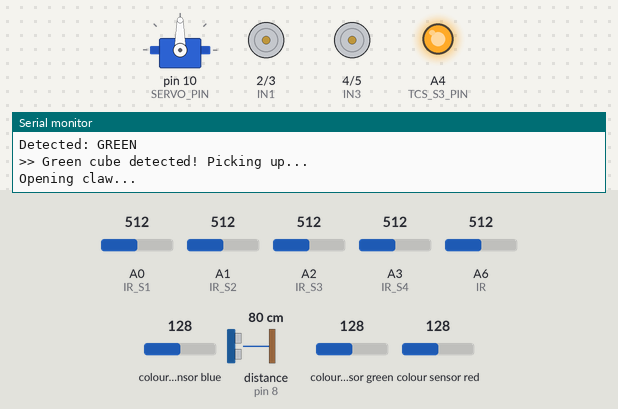
The sketch below on a simulated Arduino Uno, built with avr-gcc and run on an emulated ATmega328P. Parts: servo, motor-driver pin pairs drawn as motors (green arrow = first pin HIGH = forward, orange = second pin HIGH = backward, longer = more drive, scaled by the enable pin), output pins drawn as LEDs (lit = HIGH), the last lines printed to the serial monitor. Wiring (inferred from the names in the program): ultrasonic range finder: trigger pin 7; echo pin 8; TCS3200 colour sensor: output A5; S2 pin 13; S3 A2; S0 pin 11; S1 pin 12. Inputs (shaded band) come from the test bench; at power-on: A1 (IR_S2) = 512, A0 (IR_S1) = 512, A3 (IR_S4) = 512, A6 (IR) = 512, A2 (IR_S3) = 512, colour sensor blue 128, distance to the obstacle (sensor on pin 8) 80 cm, colour sensor green 128, colour sensor red 128. The echo pulse lasts 58.3 µs per cm; pins used as bus, display or sensor lines are not drawn.

Above: at 4.7 s.
4.8 s: A1 (IR_S2) set to 490
At 6.3 s:
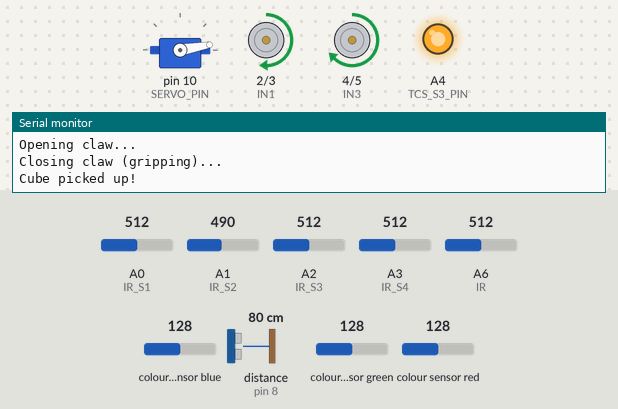
7.1 s: A0 (IR_S1) set to 486
At 8.2 s:
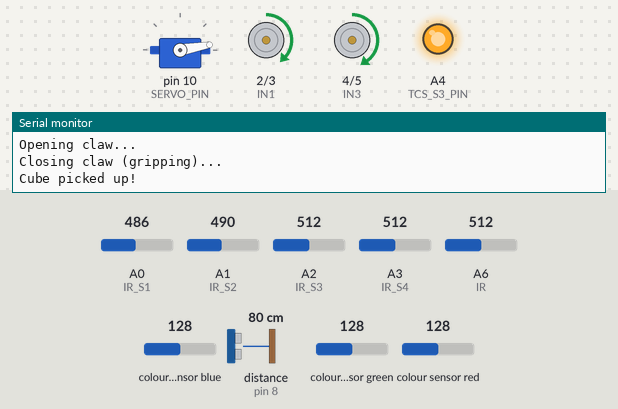
8.6 s: A3 (IR_S4) set to 490
At 9.0 s:
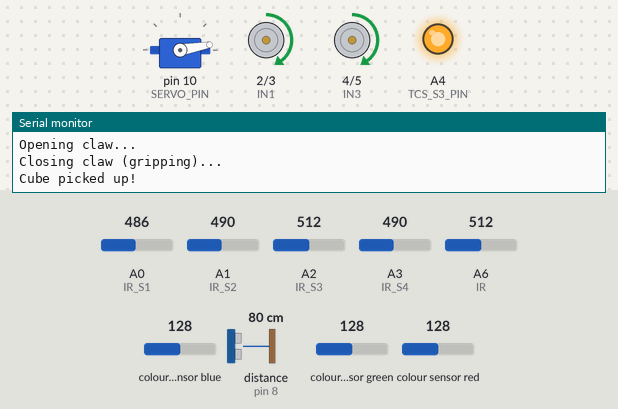
10.1 s: A6 (IR) set to 486
At 11.3 s:
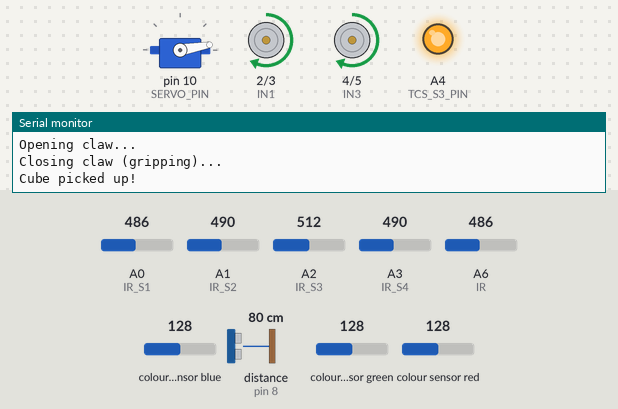
11.6 s: A1 (IR_S2) set to 716
At 12.8 s:
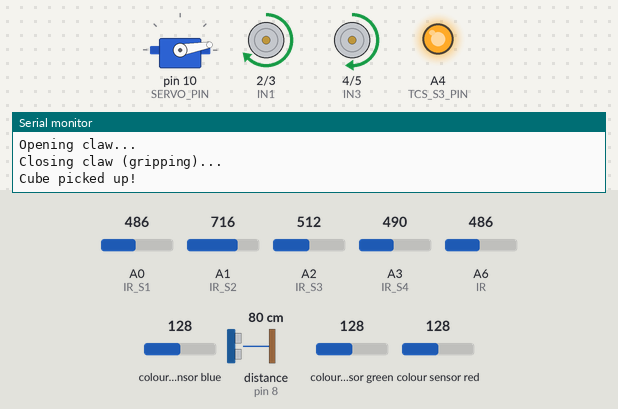
13.1 s: A0 (IR_S1) set to 510
At 13.9 s:
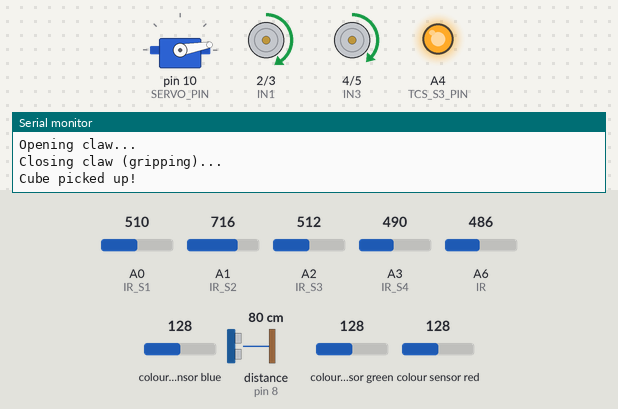
Timing chart, 0 to 15.6 s (numbered marks = the images above; inputs shaded):
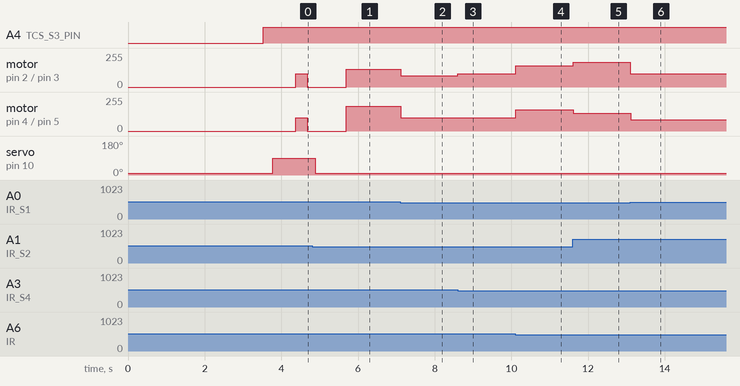

Measured:
- the behaviour switches between 501 and 500 on A0 (IR_S1) (found by bisection; images 1 and 2)
- the behaviour switches between 501 and 500 on A6 (IR) (found by bisection; images 3 and 4)
- after the input at 4.8 s, motor on pin 2 (IN1) / pin 3 (IN2): stopped → forward 135/255 after 0.89 s; motor on pin 4 (IN3) / pin 5 (IN4): stopped → forward 185/255 after 0.89 s
- after the input at 7.1 s, motor on pin 2 (IN1) / pin 3 (IN2): forward 135/255 → forward 85/255 at once; motor on pin 4 (IN3) / pin 5 (IN4): forward 185/255 → forward 100/255 at once
- after the input at 8.6 s, motor on pin 2 (IN1) / pin 3 (IN2): forward 85/255 → forward 100/255 at once
- after the input at 10.1 s, motor on pin 2 (IN1) / pin 3 (IN2), motor on pin 4 (IN3) / pin 5 (IN4): forward 100/255 → forward 160/255 at once
- after the input at 11.6 s, motor on pin 2 (IN1) / pin 3 (IN2): forward 160/255 → forward 185/255 at once; motor on pin 4 (IN3) / pin 5 (IN4): forward 160/255 → forward 135/255 at once
- after the input at 13.1 s, motor on pin 2 (IN1) / pin 3 (IN2): forward 185/255 → forward 100/255 at once; motor on pin 4 (IN3) / pin 5 (IN4): forward 135/255 → forward 85/255 at once

The sketch:

robot_arduino_uno_5sensor.ino
```cpp
/*
 * ============================================================
 *  LINE FOLLOWING ROBOT - ARDUINO UNO (TESTING VERSION)
 * ============================================================
 *  Hardware:
 *    - Arduino Uno
 *    - 5x IR Sensors (Analog Output)
 *    - TCS230 Color Sensor
 *    - HC-SR04 Ultrasonic Sensor
 *    - L298N Motor Driver
 *    - SG90 Servo Gripper (SNM200 Claw - 1 servo used)
 *
 *  Arena Tasks:
 *    1. Follow yellow line from Start to End
 *    2. Detect & avoid 2 red obstacles
 *    3. Detect green cube → pick it up
 *    4. Reach End zone → drop/place green cube
 *
 *  Author  : EC6090 Mini Project 2026
 *  Board   : Arduino Uno (migrate to ESP32 later)
 * ============================================================
 */

#include <Servo.h>
#include <Wire.h>

// ============================================================
//  PIN DEFINITIONS
// ============================================================

// --- IR Sensors (Analog) ---
// Layout: S1(Far Left) ... S5(Far Right)
#define IR_S1   A0   // Far Left
#define IR_S2   A1   // Mid Left
#define IR_S3   A2   // Center
#define IR_S4   A3   // Mid Right
#define IR_S5   A6   // Far Right  (A6/A7 = analog only on Uno)

// --- Ultrasonic Sensor (HC-SR04) ---
#define TRIG_PIN  7
#define ECHO_PIN  8

// --- L298N Motor Driver ---
#define ENA     9    // PWM - Left motor speed
#define IN1     2    // Left motor direction
#define IN2     3    // Left motor direction
#define IN3     4    // Right motor direction
#define IN4     5    // Right motor direction
#define ENB     6    // PWM - Right motor speed

// --- Servo Gripper (SG90) ---
#define SERVO_PIN  10

// --- TCS230 Color Sensor ---
#define TCS_S0   A7   // Note: A7 analog only - we use as output workaround
// Better: use digital pins for TCS230
// Remapped below using actual digital pins:
#define TCS_S0_PIN  11
#define TCS_S1_PIN  12
#define TCS_S2_PIN  13
#define TCS_S3_PIN  A4   // used as digital
#define TCS_OUT_PIN A5   // used as digital input (frequency out)

// ============================================================
//  CONSTANTS & THRESHOLDS
// ============================================================

// IR sensor threshold - tune based on your surface
// Analog value: higher = darker surface (on yellow line)
// You MUST calibrate these on your actual arena floor!
#define IR_THRESHOLD     500   // values above = ON LINE (yellow)

// Ultrasonic obstacle distance threshold (cm)
#define OBSTACLE_DIST    15    // stop if object closer than 15cm

// Motor speeds (0-255)
#define BASE_SPEED       160   // normal line following speed
#define TURN_SPEED       130   // speed during corrections
#define SHARP_TURN_SPEED 100   // speed during sharp turns
#define AVOID_SPEED      140   // speed during obstacle avoidance

// PD Controller gains - TUNE THESE on actual arena
float Kp = 25.0;
float Kd = 12.0;

// Servo angles
#define SERVO_OPEN    90    // Claw open (release cube)
#define SERVO_CLOSED  10    // Claw closed (grip cube)

// Color sensor timing
#define COLOR_SAMPLE_TIME  100  // ms to sample color

// ============================================================
//  GLOBAL VARIABLES
// ============================================================

Servo gripperServo;

// IR sensor readings
int irRaw[5];
int irBinary[5];   // 1 = on line, 0 = off line

// PD control
int lastError = 0;

// Robot state machine
enum RobotState {
  STATE_LINE_FOLLOW,
  STATE_OBSTACLE_DETECTED,
  STATE_AVOID_LEFT,
  STATE_AVOID_RIGHT,
  STATE_REJOIN_LINE,
  STATE_PICK_CUBE,
  STATE_CARRYING,
  STATE_DROP_CUBE,
  STATE_DONE
};

RobotState currentState = STATE_LINE_FOLLOW;

// Cube tracking
bool cubePickedUp = false;
int obstaclesAvoided = 0;

// Color sensor variables
int redFreq   = 0;
int greenFreq = 0;
int blueFreq  = 0;

// ============================================================
//  SETUP
// ============================================================
void setup() {
  Serial.begin(9600);
  Serial.println("Robot Initializing...");

  // IR sensor pins (analog - no pinMode needed for INPUT)

  // Ultrasonic
  pinMode(TRIG_PIN, OUTPUT);
  pinMode(ECHO_PIN, INPUT);

  // Motor driver
  pinMode(ENA, OUTPUT);
  pinMode(IN1, OUTPUT);
  pinMode(IN2, OUTPUT);
  pinMode(IN3, OUTPUT);
  pinMode(IN4, OUTPUT);
  pinMode(ENB, OUTPUT);

  // Servo
  gripperServo.attach(SERVO_PIN);
  gripperServo.write(SERVO_CLOSED);  // Start with claw closed
  delay(500);

  // TCS230 Color Sensor
  pinMode(TCS_S0_PIN, OUTPUT);
  pinMode(TCS_S1_PIN, OUTPUT);
  pinMode(TCS_S2_PIN, OUTPUT);
  pinMode(TCS_S3_PIN, OUTPUT);
  pinMode(TCS_OUT_PIN, INPUT);

  // Set TCS230 frequency scaling to 20%
  digitalWrite(TCS_S0_PIN, HIGH);
  digitalWrite(TCS_S1_PIN, LOW);

  // Stop motors initially
  stopMotors();

  Serial.println("Robot Ready! Starting in 3 seconds...");
  delay(3000);
}

// ============================================================
//  MAIN LOOP
// ============================================================
void loop() {
  readIRSensors();
  float distance = readUltrasonic();

  switch (currentState) {

    case STATE_LINE_FOLLOW:
      // Check for obstacle first
      if (distance < OBSTACLE_DIST && distance > 0) {
        Serial.println(">> Obstacle detected!");
        stopMotors();
        delay(300);
        currentState = STATE_OBSTACLE_DETECTED;
        break;
      }
      // Check for green cube (only if not yet picked)
      if (!cubePickedUp) {
        if (detectColor() == 'G') {
          Serial.println(">> Green cube detected! Picking up...");
          stopMotors();
          delay(200);
          currentState = STATE_PICK_CUBE;
          break;
        }
      }
      // Normal line following with PD control
      followLine();
      break;

    case STATE_OBSTACLE_DETECTED:
      // Check color - if RED, it's an obstacle to avoid
      if (detectColor() == 'R' || obstaclesAvoided < 2) {
        Serial.println(">> Red obstacle - avoiding LEFT");
        currentState = STATE_AVOID_LEFT;
      } else {
        // Unknown object, try to go around
        currentState = STATE_AVOID_LEFT;
      }
      break;

    case STATE_AVOID_LEFT:
      avoidObstacleLeft();
      obstaclesAvoided++;
      currentState = STATE_REJOIN_LINE;
      break;

    case STATE_REJOIN_LINE:
      rejoinLine();
      currentState = STATE_LINE_FOLLOW;
      break;

    case STATE_PICK_CUBE:
      pickUpCube();
      cubePickedUp = true;
      currentState = STATE_CARRYING;
      break;

    case STATE_CARRYING:
      // Continue line following while carrying cube
      if (distance < OBSTACLE_DIST && distance > 0) {
        // Reached end zone marker or obstacle
        // Check if all sensors lose line = end zone
        int lineSum = 0;
        for (int i = 0; i < 5; i++) lineSum += irBinary[i];
        if (lineSum == 0) {
          // All sensors off line = END ZONE
          currentState = STATE_DROP_CUBE;
        }
      }
      // Check end zone - if line ends (all sensors off)
      int lineSum2 = 0;
      for (int i = 0; i < 5; i++) lineSum2 += irBinary[i];
      if (lineSum2 == 0 && cubePickedUp) {
        Serial.println(">> End zone reached! Dropping cube...");
        stopMotors();
        delay(300);
        currentState = STATE_DROP_CUBE;
      } else {
        followLine();
      }
      break;

    case STATE_DROP_CUBE:
      dropCube();
      currentState = STATE_DONE;
      break;

    case STATE_DONE:
      stopMotors();
      Serial.println(">> TASK COMPLETE!");
      // Blink or signal completion
      delay(1000);
      break;
  }
}

// ============================================================
//  IR SENSOR READING
// ============================================================
void readIRSensors() {
  irRaw[0] = analogRead(IR_S1);
  irRaw[1] = analogRead(IR_S2);
  irRaw[2] = analogRead(IR_S3);
  irRaw[3] = analogRead(IR_S4);
  irRaw[4] = analogRead(A6);   // IR_S5

  for (int i = 0; i < 5; i++) {
    irBinary[i] = (irRaw[i] > IR_THRESHOLD) ? 1 : 0;
  }

  // Debug - uncomment to tune threshold
  /*
  Serial.print("IR: ");
  for(int i=0;i<5;i++){
    Serial.print(irBinary[i]);
    Serial.print(" ");
  }
  Serial.println();
  */
}

// ============================================================
//  LINE FOLLOWING (PD Controller)
// ============================================================
void followLine() {
  // Weighted error calculation
  int weights[5] = {-2, -1, 0, 1, 2};
  int weightedSum = 0;
  int sensorSum   = 0;

  for (int i = 0; i < 5; i++) {
    weightedSum += irBinary[i] * weights[i];
    sensorSum   += irBinary[i];
  }

  int error = 0;
  if (sensorSum != 0) {
    error = weightedSum; // range: -2 to +2 roughly
  } else {
    // All sensors off line - use last known error direction
    error = (lastError > 0) ? 3 : -3;
  }

  // PD correction
  float correction = (Kp * error) + (Kd * (error - lastError));
  lastError = error;

  int leftSpeed  = BASE_SPEED - (int)correction;
  int rightSpeed = BASE_SPEED + (int)correction;

  // Clamp to valid range
  leftSpeed  = constrain(leftSpeed,  -255, 255);
  rightSpeed = constrain(rightSpeed, -255, 255);

  // Reduce speed on sharp turns
  if (abs(error) >= 2) {
    leftSpeed  = (leftSpeed  > 0) ? min(leftSpeed,  SHARP_TURN_SPEED) : max(leftSpeed,  -SHARP_TURN_SPEED);
    rightSpeed = (rightSpeed > 0) ? min(rightSpeed, SHARP_TURN_SPEED) : max(rightSpeed, -SHARP_TURN_SPEED);
  }

  driveMotors(leftSpeed, rightSpeed);
}

// ============================================================
//  OBSTACLE AVOIDANCE
// ============================================================
void avoidObstacleLeft() {
  Serial.println("Avoiding: Turn Left");

  // Step 1: Turn left away from obstacle
  driveMotors(-AVOID_SPEED, AVOID_SPEED);
  delay(400);

  // Step 2: Move forward to pass obstacle
  driveMotors(AVOID_SPEED, AVOID_SPEED);
  delay(600);

  // Step 3: Turn right to realign
  driveMotors(AVOID_SPEED, -AVOID_SPEED);
  delay(400);

  // Step 4: Move forward a bit
  driveMotors(AVOID_SPEED, AVOID_SPEED);
  delay(400);

  stopMotors();
  delay(200);
}

// ============================================================
//  REJOIN LINE AFTER AVOIDANCE
// ============================================================
void rejoinLine() {
  Serial.println("Rejoining line...");
  int timeout = 3000; // max 3 seconds to find line
  unsigned long startTime = millis();

  while (millis() - startTime < timeout) {
    readIRSensors();
    int lineSum = 0;
    for (int i = 0; i < 5; i++) lineSum += irBinary[i];

    if (lineSum > 0) {
      Serial.println("Line found!");
      return;
    }
    // Slowly move forward looking for line
    driveMotors(120, 120);
    delay(50);
  }
  // If line not found, stop
  stopMotors();
  Serial.println("WARNING: Line not found after avoidance!");
}

// ============================================================
//  COLOR SENSOR - TCS230
// ============================================================
char detectColor() {
  // Read Red
  digitalWrite(TCS_S2_PIN, LOW);
  digitalWrite(TCS_S3_PIN, LOW);
  redFreq = pulseIn(TCS_OUT_PIN, LOW, 50000);

  delay(20);

  // Read Green
  digitalWrite(TCS_S2_PIN, HIGH);
  digitalWrite(TCS_S3_PIN, HIGH);
  greenFreq = pulseIn(TCS_OUT_PIN, LOW, 50000);

  delay(20);

  // Read Blue
  digitalWrite(TCS_S2_PIN, LOW);
  digitalWrite(TCS_S3_PIN, HIGH);
  blueFreq = pulseIn(TCS_OUT_PIN, LOW, 50000);

  delay(20);

  // Debug
  Serial.print("R:"); Serial.print(redFreq);
  Serial.print(" G:"); Serial.print(greenFreq);
  Serial.print(" B:"); Serial.println(blueFreq);

  // ---- Color Detection Logic ----
  // NOTE: You MUST calibrate these thresholds on your actual
  // colored cubes under your arena lighting conditions!
  // Lower frequency = stronger that color
  // These are example starting values - TUNE THEM!

  if (redFreq < greenFreq && redFreq < blueFreq && redFreq < 80) {
    Serial.println("Detected: RED");
    return 'R';
  }
  if (greenFreq < redFreq && greenFreq < blueFreq && greenFreq < 80) {
    Serial.println("Detected: GREEN");
    return 'G';
  }
  if (blueFreq < redFreq && blueFreq < greenFreq && blueFreq < 80) {
    Serial.println("Detected: BLUE");
    return 'B';
  }

  return 'U'; // Unknown
}

// ============================================================
//  PICK UP CUBE (SG90 Gripper)
// ============================================================
void pickUpCube() {
  Serial.println("Opening claw...");
  gripperServo.write(SERVO_OPEN);    // Open claw
  delay(600);

  // Move forward slightly to position over cube
  driveMotors(100, 100);
  delay(300);
  stopMotors();
  delay(200);

  Serial.println("Closing claw (gripping)...");
  gripperServo.write(SERVO_CLOSED);  // Close claw to grip
  delay(800);

  Serial.println("Cube picked up!");
}

// ============================================================
//  DROP / PLACE CUBE
// ============================================================
void dropCube() {
  Serial.println("Dropping cube at end zone...");

  // Move forward a little into drop zone
  driveMotors(100, 100);
  delay(300);
  stopMotors();
  delay(200);

  gripperServo.write(SERVO_OPEN);    // Open claw = release cube
  delay(800);

  Serial.println("Cube placed successfully!");
  cubePickedUp = false;
}

// ============================================================
//  ULTRASONIC SENSOR
// ============================================================
float readUltrasonic() {
  digitalWrite(TRIG_PIN, LOW);
  delayMicroseconds(2);
  digitalWrite(TRIG_PIN, HIGH);
  delayMicroseconds(10);
  digitalWrite(TRIG_PIN, LOW);

  long duration = pulseIn(ECHO_PIN, HIGH, 30000); // 30ms timeout
  float distance = duration * 0.034 / 2.0;

  return distance; // in cm
}

// ============================================================
//  MOTOR CONTROL
// ============================================================
void driveMotors(int leftSpeed, int rightSpeed) {
  // LEFT MOTOR
  if (leftSpeed >= 0) {
    digitalWrite(IN1, HIGH);
    digitalWrite(IN2, LOW);
    analogWrite(ENA, leftSpeed);
  } else {
    digitalWrite(IN1, LOW);
    digitalWrite(IN2, HIGH);
    analogWrite(ENA, -leftSpeed);
  }

  // RIGHT MOTOR
  if (rightSpeed >= 0) {
    digitalWrite(IN3, HIGH);
    digitalWrite(IN4, LOW);
    analogWrite(ENB, rightSpeed);
  } else {
    digitalWrite(IN3, LOW);
    digitalWrite(IN4, HIGH);
    analogWrite(ENB, -rightSpeed);
  }
}

void stopMotors() {
  digitalWrite(IN1, LOW);
  digitalWrite(IN2, LOW);
  digitalWrite(IN3, LOW);
  digitalWrite(IN4, LOW);
  analogWrite(ENA, 0);
  analogWrite(ENB, 0);
}

// ============================================================
//  END OF CODE
// ============================================================
```
